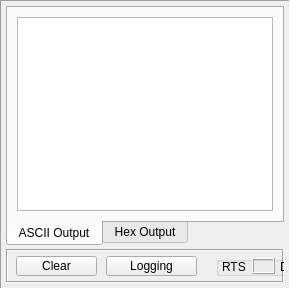
      <widget class="QFrame" name="recvFrame">
       <property name="contextMenuPolicy">
        <enum>Qt::NoContextMenu</enum>
       </property>
       <property name="frameShape">
        <enum>QFrame::Panel</enum>
       </property>
       <property name="frameShadow">
        <enum>QFrame::Sunken</enum>
       </property>
       <layout class="QVBoxLayout">
        <property name="spacing">
         <number>3</number>
        </property>
        <property name="margin">
         <number>5</number>
        </property>
        <item>
         <widget class="QSplitter" name="recvSplitter">
          <property name="contextMenuPolicy">
           <enum>Qt::NoContextMenu</enum>
          </property>
          <property name="orientation">
           <enum>Qt::Horizontal</enum>
          </property>
          <property name="opaqueResize">
           <bool>false</bool>
          </property>
          <property name="handleWidth">
           <number>5</number>
          </property>
          <widget class="QTabWidget" name="tabOutput">
           <property name="contextMenuPolicy">
            <enum>Qt::NoContextMenu</enum>
           </property>
           <property name="tabPosition">
            <enum>QTabWidget::South</enum>
           </property>
           <property name="currentIndex">
            <number>0</number>
           </property>
           <property name="usesScrollButtons">
            <bool>false</bool>
           </property>
           <widget class="QWidget" name="tabASCII">
            <property name="contextMenuPolicy">
             <enum>Qt::NoContextMenu</enum>
            </property>
            <attribute name="title">
             <string>ASCII Output</string>
            </attribute>
            <layout class="QVBoxLayout" name="verticalLayout">
             <item>
              <widget class="VPPlainTextEdit" name="recvEditA">
               <property name="acceptDrops">
                <bool>false</bool>
               </property>
               <property name="statusTip">
                <string>Received Bytes ASCII Output</string>
               </property>
               <property name="whatsThis">
                <string>Received Bytes ASCII Output</string>
               </property>
               <property name="undoRedoEnabled">
                <bool>false</bool>
               </property>
               <property name="textInteractionFlags">
                <set>Qt::TextSelectableByKeyboard|Qt::TextSelectableByMouse</set>
               </property>
              </widget>
             </item>
            </layout>
           </widget>
           <widget class="QWidget" name="tabHex">
            <property name="contextMenuPolicy">
             <enum>Qt::NoContextMenu</enum>
            </property>
            <attribute name="title">
             <string>Hex Output</string>
            </attribute>
            <layout class="QVBoxLayout" name="verticalLayout_2">
             <item>
              <widget class="VPPlainTextEdit" name="recvEditH">
               <property name="contextMenuPolicy">
                <enum>Qt::DefaultContextMenu</enum>
               </property>
               <property name="acceptDrops">
                <bool>false</bool>
               </property>
               <property name="statusTip">
                <string>Received Bytes HEX Output</string>
               </property>
               <property name="whatsThis">
                <string>Received Bytes HEX Output</string>
               </property>
               <property name="undoRedoEnabled">
                <bool>false</bool>
               </property>
               <property name="textInteractionFlags">
                <set>Qt::TextSelectableByKeyboard|Qt::TextSelectableByMouse</set>
               </property>
              </widget>
             </item>
            </layout>
           </widget>
          </widget>
         </widget>
        </item>
        <item>
         <widget class="QFrame" name="recvBar">
          <property name="sizePolicy">
           <sizepolicy hsizetype="Preferred" vsizetype="Fixed">
            <horstretch>0</horstretch>
            <verstretch>0</verstretch>
           </sizepolicy>
          </property>
          <property name="minimumSize">
           <size>
            <width>16</width>
            <height>34</height>
           </size>
          </property>
          <property name="contextMenuPolicy">
           <enum>Qt::NoContextMenu</enum>
          </property>
          <property name="statusTip">
           <string>Show &quot;Carrier Detected&quot; Line</string>
          </property>
          <property name="frameShape">
           <enum>QFrame::Box</enum>
          </property>
          <property name="frameShadow">
           <enum>QFrame::Sunken</enum>
          </property>
          <widget class="QPushButton" name="buttonRecvClear">
           <property name="geometry">
            <rect>
             <x>10</x>
             <y>7</y>
             <width>81</width>
             <height>20</height>
            </rect>
           </property>
           <property name="contextMenuPolicy">
            <enum>Qt::NoContextMenu</enum>
           </property>
           <property name="statusTip">
            <string>Clear Receive Outputs</string>
           </property>
           <property name="whatsThis">
            <string>Clear Receive Outputs</string>
           </property>
           <property name="text">
            <string>Clear</string>
           </property>
           <property name="icon">
            <iconset resource="main.qrc">
             <normaloff>:/images/clear.png</normaloff>:/images/clear.png</iconset>
           </property>
          </widget>
          <widget class="QPushButton" name="buttonRecvLog">
           <property name="geometry">
            <rect>
             <x>100</x>
             <y>7</y>
             <width>91</width>
             <height>20</height>
            </rect>
           </property>
           <property name="contextMenuPolicy">
            <enum>Qt::NoContextMenu</enum>
           </property>
           <property name="statusTip">
            <string>Logging Received Bytes To File</string>
           </property>
           <property name="whatsThis">
            <string>Logging Received Bytes To File</string>
           </property>
           <property name="text">
            <string>Logging</string>
           </property>
           <property name="icon">
            <iconset resource="main.qrc">
             <normaloff>:/images/logging.png</normaloff>:/images/logging.png</iconset>
           </property>
          </widget>
          <widget class="QGroupBox" name="groupBox_2">
           <property name="geometry">
            <rect>
             <x>360</x>
             <y>7</y>
             <width>246</width>
             <height>20</height>
            </rect>
           </property>
           <property name="contextMenuPolicy">
            <enum>Qt::NoContextMenu</enum>
           </property>
           <property name="title">
            <string/>
           </property>
           <widget class="QLabel" name="label_CTS">
            <property name="geometry">
             <rect>
              <x>10</x>
              <y>3</y>
              <width>31</width>
              <height>16</height>
             </rect>
            </property>
            <property name="contextMenuPolicy">
             <enum>Qt::NoContextMenu</enum>
            </property>
            <property name="statusTip">
             <string>Show &quot;Clear to Send&quot; Line</string>
            </property>
            <property name="whatsThis">
             <string>Show &quot;Clear to Send&quot; Line</string>
            </property>
            <property name="text">
             <string>CTS</string>
            </property>
           </widget>
           <widget class="QLabel" name="label_DSR">
            <property name="geometry">
             <rect>
              <x>64</x>
              <y>3</y>
              <width>31</width>
              <height>16</height>
             </rect>
            </property>
            <property name="contextMenuPolicy">
             <enum>Qt::NoContextMenu</enum>
            </property>
            <property name="statusTip">
             <string>Show &quot;Data Set Ready&quot; Line</string>
            </property>
            <property name="whatsThis">
             <string>Show &quot;Data Set Ready&quot; Line</string>
            </property>
            <property name="text">
             <string>DSR</string>
            </property>
           </widget>
           <widget class="QLabel" name="btnCTS">
            <property name="geometry">
             <rect>
              <x>36</x>
              <y>2</y>
              <width>21</width>
              <height>16</height>
             </rect>
            </property>
            <property name="contextMenuPolicy">
             <enum>Qt::NoContextMenu</enum>
            </property>
            <property name="statusTip">
             <string>Show &quot;Clear to Send&quot; Line</string>
            </property>
            <property name="whatsThis">
             <string>Show &quot;Clear to Send&quot; Line</string>
            </property>
            <property name="frameShape">
             <enum>QFrame::Box</enum>
            </property>
            <property name="frameShadow">
             <enum>QFrame::Raised</enum>
            </property>
            <property name="text">
             <string/>
            </property>
            <property name="pixmap">
             <pixmap resource="main.qrc">:/images/check_disconnect.png</pixmap>
            </property>
           </widget>
           <widget class="QLabel" name="btnDSR">
            <property name="geometry">
             <rect>
              <x>96</x>
              <y>2</y>
              <width>21</width>
              <height>16</height>
             </rect>
            </property>
            <property name="contextMenuPolicy">
             <enum>Qt::NoContextMenu</enum>
            </property>
            <property name="statusTip">
             <string>Show &quot;Data Set Ready&quot; Line</string>
            </property>
            <property name="whatsThis">
             <string>Show &quot;Data Set Ready&quot; Line</string>
            </property>
            <property name="frameShape">
             <enum>QFrame::Box</enum>
            </property>
            <property name="frameShadow">
             <enum>QFrame::Raised</enum>
            </property>
            <property name="text">
             <string/>
            </property>
            <property name="pixmap">
             <pixmap resource="main.qrc">:/images/check_disconnect.png</pixmap>
            </property>
           </widget>
           <widget class="QLabel" name="label_CD">
            <property name="geometry">
             <rect>
              <x>128</x>
              <y>3</y>
              <width>21</width>
              <height>16</height>
             </rect>
            </property>
            <property name="contextMenuPolicy">
             <enum>Qt::NoContextMenu</enum>
            </property>
            <property name="statusTip">
             <string>Show &quot;Carrier Detected&quot; Line</string>
            </property>
            <property name="whatsThis">
             <string>Show &quot;Carrier Detected&quot; Line</string>
            </property>
            <property name="text">
             <string>CD</string>
            </property>
           </widget>
           <widget class="QLabel" name="btnCD">
            <property name="geometry">
             <rect>
              <x>156</x>
              <y>2</y>
              <width>23</width>
              <height>16</height>
             </rect>
            </property>
            <property name="contextMenuPolicy">
             <enum>Qt::NoContextMenu</enum>
            </property>
            <property name="statusTip">
             <string>Show &quot;Carrier Detected&quot; Line</string>
            </property>
            <property name="whatsThis">
             <string>Show &quot;Carrier Detected&quot; Line</string>
            </property>
            <property name="frameShape">
             <enum>QFrame::Box</enum>
            </property>
            <property name="frameShadow">
             <enum>QFrame::Raised</enum>
            </property>
            <property name="text">
             <string/>
            </property>
            <property name="pixmap">
             <pixmap resource="main.qrc">:/images/check_disconnect.png</pixmap>
            </property>
           </widget>
           <widget class="QLabel" name="label_RI">
            <property name="geometry">
             <rect>
              <x>192</x>
              <y>3</y>
              <width>16</width>
              <height>16</height>
             </rect>
            </property>
            <property name="contextMenuPolicy">
             <enum>Qt::NoContextMenu</enum>
            </property>
            <property name="statusTip">
             <string>Show &quot;Ring Indicator&quot; Line</string>
            </property>
            <property name="whatsThis">
             <string>Show &quot;Ring Indicator&quot; Line</string>
            </property>
            <property name="text">
             <string>RI</string>
            </property>
           </widget>
           <widget class="QLabel" name="btnRI">
            <property name="geometry">
             <rect>
              <x>216</x>
              <y>2</y>
              <width>23</width>
              <height>16</height>
             </rect>
            </property>
            <property name="contextMenuPolicy">
             <enum>Qt::NoContextMenu</enum>
            </property>
            <property name="statusTip">
             <string>Show &quot;Ring Indicator&quot; Line</string>
            </property>
            <property name="whatsThis">
             <string>Show &quot;Ring Indicator&quot; Line</string>
            </property>
            <property name="frameShape">
             <enum>QFrame::Box</enum>
            </property>
            <property name="frameShadow">
             <enum>QFrame::Raised</enum>
            </property>
            <property name="text">
             <string/>
            </property>
            <property name="pixmap">
             <pixmap resource="main.qrc">:/images/check_disconnect.png</pixmap>
            </property>
           </widget>
          </widget>
          <widget class="QGroupBox" name="groupBox">
           <property name="geometry">
            <rect>
             <x>210</x>
             <y>7</y>
             <width>126</width>
             <height>20</height>
            </rect>
           </property>
           <property name="contextMenuPolicy">
            <enum>Qt::NoContextMenu</enum>
           </property>
           <property name="title">
            <string/>
           </property>
           <widget class="QLabel" name="label_RTS">
            <property name="geometry">
             <rect>
              <x>6</x>
              <y>3</y>
              <width>31</width>
              <height>16</height>
             </rect>
            </property>
            <property name="contextMenuPolicy">
             <enum>Qt::NoContextMenu</enum>
            </property>
            <property name="statusTip">
             <string>Set|Clear &quot;Request to Send&quot; Line</string>
            </property>
            <property name="whatsThis">
             <string>Set|Clear &quot;Request to Send&quot; Line</string>
            </property>
            <property name="text">
             <string>RTS</string>
            </property>
           </widget>
           <widget class="QLabel" name="label_DTR">
            <property name="geometry">
             <rect>
              <x>64</x>
              <y>3</y>
              <width>31</width>
              <height>16</height>
             </rect>
            </property>
            <property name="contextMenuPolicy">
             <enum>Qt::NoContextMenu</enum>
            </property>
            <property name="statusTip">
             <string>Set|Clear &quot;Data Terminal Ready&quot; Line</string>
            </property>
            <property name="whatsThis">
             <string>Set|Clear &quot;Data Terminal Ready&quot; Line</string>
            </property>
            <property name="text">
             <string>DTR</string>
            </property>
           </widget>
           <widget class="QLabel" name="btnRTS">
            <property name="geometry">
             <rect>
              <x>36</x>
              <y>2</y>
              <width>23</width>
              <height>16</height>
             </rect>
            </property>
            <property name="contextMenuPolicy">
             <enum>Qt::NoContextMenu</enum>
            </property>
            <property name="statusTip">
             <string>Set|Clear &quot;Request to Send&quot; Line</string>
            </property>
            <property name="whatsThis">
             <string>Set|Clear &quot;Request to Send&quot; Line</string>
            </property>
            <property name="frameShape">
             <enum>QFrame::Box</enum>
            </property>
            <property name="frameShadow">
             <enum>QFrame::Raised</enum>
            </property>
            <property name="text">
             <string/>
            </property>
            <property name="pixmap">
             <pixmap resource="main.qrc">:/images/check_off.png</pixmap>
            </property>
           </widget>
           <widget class="QLabel" name="btnDTR">
            <property name="geometry">
             <rect>
              <x>96</x>
              <y>2</y>
              <width>23</width>
              <height>16</height>
             </rect>
            </property>
            <property name="contextMenuPolicy">
             <enum>Qt::NoContextMenu</enum>
            </property>
            <property name="statusTip">
             <string>Set|Clear &quot;Data Terminal Ready&quot; Line</string>
            </property>
            <property name="whatsThis">
             <string>Set|Clear &quot;Data Terminal Ready&quot; Line</string>
            </property>
            <property name="frameShape">
             <enum>QFrame::Box</enum>
            </property>
            <property name="frameShadow">
             <enum>QFrame::Raised</enum>
            </property>
            <property name="text">
             <string/>
            </property>
            <property name="pixmap">
             <pixmap resource="main.qrc">:/images/check_off.png</pixmap>
            </property>
           </widget>
          </widget>
         </widget>
        </item>
       </layout>
      </widget>
